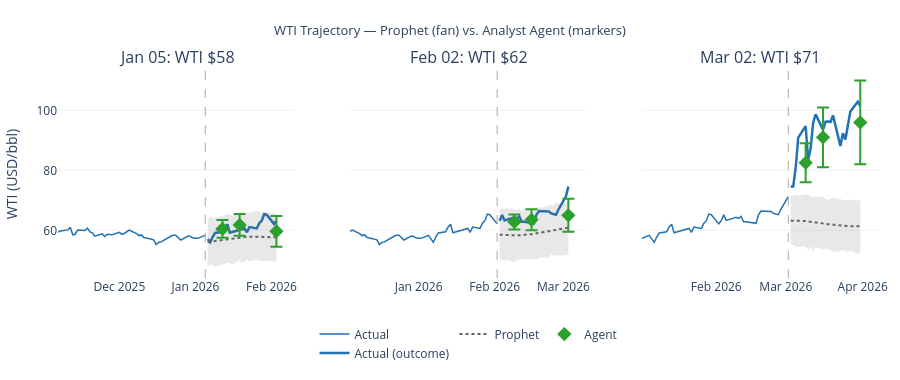

Notebook code for this chart:
### Code cell
# ── Trajectory comparison: Prophet fan + Agent point estimates ────────────
# Three panels, one per origin.  Prophet shows its full 95% CI fan.
# The Agent's discrete estimates at day 5/10/21 are plotted as markers
# with 80% CI error bars — a deliberately simple but honest representation.

HISTORY_WINDOW = 40  # business days of history to show before origin

fig = psp.make_subplots(
    rows=1,
    cols=3,
    subplot_titles=[
        f"{o.strftime('%b %d')}: WTI ${float(price_df[price_df.index >= o].iloc[0]['price']):.0f}"
        for o in TRAJECTORY_ORIGINS
    ],
    shared_yaxes=True,
)

for col, origin in enumerate(TRAJECTORY_ORIGINS, start=1):
    key = origin.strftime("%Y-%m-%d")
    origin_price = float(price_df[price_df.index >= origin].iloc[0]["price"])
    bday_dates = pd.bdate_range(start=origin + pd.offsets.BDay(1), periods=21)

    # History window
    hist_window = price_df[price_df.index <= origin].iloc[-HISTORY_WINDOW:]
    fig.add_trace(
        go.Scatter(
            x=hist_window.index,
            y=hist_window["price"],
            line={"color": CLR_ACTUAL, "width": 1.5},
            name="Actual",
            showlegend=(col == 1),
            legendgroup="actual",
        ),
        row=1,
        col=col,
    )

    # Actual post-origin prices
    actual_future = price_df[(price_df.index > origin) & (price_df.index <= bday_dates[-1])]
    fig.add_trace(
        go.Scatter(
            x=actual_future.index,
            y=actual_future["price"],
            line={"color": CLR_ACTUAL, "width": 2.5},
            name="Actual (outcome)",
            showlegend=(col == 1),
            legendgroup="actual",
        ),
        row=1,
        col=col,
    )

    # Prophet fan (95% CI)
    p_sub = prophet_traj_df[prophet_traj_df["origin"] == origin].sort_values("horizon")
    fig.add_trace(
        go.Scatter(
            x=pd.concat([p_sub["forecast_date"], p_sub["forecast_date"][::-1]]),
            y=pd.concat([p_sub["yhat_lower"], p_sub["yhat_upper"][::-1]]),
            fill="toself",
            fillcolor=CLR_PROPHET,
            opacity=0.15,
            line={"width": 0},
            showlegend=False,
        ),
        row=1,
        col=col,
    )
    fig.add_trace(
        go.Scatter(
            x=p_sub["forecast_date"],
            y=p_sub["yhat"],
            line={"color": CLR_PROPHET, "width": 2, "dash": "dot"},
            name="Prophet",
            showlegend=(col == 1),
            legendgroup="prophet",
        ),
        row=1,
        col=col,
    )

    # Agent point estimates + 80% CI error bars
    a = traj_agent_by_origin.get(key, {})
    agent_horizons = [5, 10, 21]
    agent_dates = [bday_dates[h - 1] for h in agent_horizons]
    agent_meds = [a.get(f"day_{h}", float("nan")) for h in agent_horizons]
    agent_lo = [a.get(f"lower_80_day_{h}", float("nan")) for h in agent_horizons]
    agent_hi = [a.get(f"upper_80_day_{h}", float("nan")) for h in agent_horizons]
    err_hi = [hi - med if not (np.isnan(hi) or np.isnan(med)) else 0 for hi, med in zip(agent_hi, agent_meds)]
    err_lo = [med - lo if not (np.isnan(lo) or np.isnan(med)) else 0 for lo, med in zip(agent_lo, agent_meds)]
    fig.add_trace(
        go.Scatter(
            x=agent_dates,
            y=agent_meds,
            mode="markers",
            marker={"color": CLR_AGENT, "size": 11, "symbol": "diamond"},
            error_y={
                "type": "data",
                "symmetric": False,
                "array": err_hi,
                "arrayminus": err_lo,
                "color": CLR_AGENT,
                "thickness": 2,
                "width": 6,
            },
            name="Agent",
            showlegend=(col == 1),
            legendgroup="agent",
        ),
        row=1,
        col=col,
    )

    # Origin marker
    fig.add_vline(
        x=origin.timestamp() * 1000,
        line={"color": "#aaa", "dash": "dash", "width": 1},
        row=1,
        col=col,
    )

fig.update_layout(
    title={"text": "WTI Trajectory — Prophet (fan) vs. Analyst Agent (markers)", "x": 0.5, "font": {"size": 13}},
    height=380,
    width=900,
    template="plotly_white",
    legend={"orientation": "h", "y": -0.20, "x": 0.5, "xanchor": "center"},
    margin={"t": 70, "b": 80, "l": 55, "r": 20},
)
fig.update_yaxes(title_text="WTI (USD/bbl)", col=1)
fig.update_xaxes(showgrid=False)
fig.update_yaxes(showgrid=True, gridcolor="#ececec", gridwidth=0.7)
fig.show()
